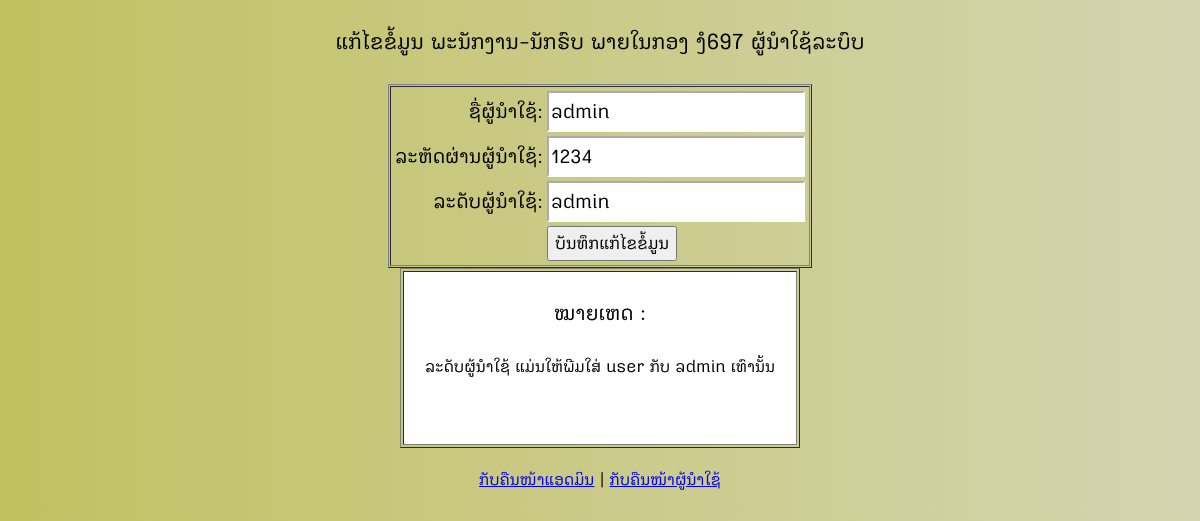
The app's page /backend/users/update.php?id_users=61 with its own data.
### tables this page shows
CREATE TABLE `tb_users` (
  `id_users` int(11) NOT NULL,
  `username_login` varchar(45) NOT NULL,
  `user_password` varchar(45) NOT NULL,
  `user_level` enum('admin','user') NOT NULL DEFAULT 'user',
  `user_registered` datetime DEFAULT NULL,
  `last_login` datetime DEFAULT NULL
);

### backend/users/update.php (the view, shortened to what this page needs)
<?php require_once('../../Connections/config.php'); ?>
<?php
if (!function_exists("GetSQLValueString")) {
function GetSQLValueString($theValue, $theType, $theDefinedValue = "", $theNotDefinedValue = "")
{
  $theValue = function_exists("mysql_real_escape_string") ? mysql_real_escape_string($theValue) : mysql_escape_string($theValue);
  switch ($theType) {
    case "long":
    case "int":
      $theValue = ($theValue != "") ? intval($theValue) : "NULL";
      break;
  }
  return $theValue;
}
}
$editFormAction = $_SERVER['PHP_SELF'];
if (isset($_SERVER['QUERY_STRING'])) {
  $editFormAction .= "?" . htmlentities($_SERVER['QUERY_STRING']);
}
$colname_update_users = "-1";
if (isset($_GET['id_users'])) {
  $colname_update_users = $_GET['id_users'];
}
$query_update_users = sprintf("SELECT * FROM tb_users WHERE id_users = %s", GetSQLValueString($colname_update_users, "int"));
$update_users = mysql_query($query_update_users, $config) or die(mysql_error());
$row_update_users = mysql_fetch_assoc($update_users);
?>
<!DOCTYPE html PUBLIC "-//W3C//DTD XHTML 1.0 Transitional//EN" "http://www.w3.org/TR/xhtml1/DTD/xhtml1-transitional.dtd">
<html xmlns="http://www.w3.org/1999/xhtml">
<head>
</head>
<body>
  <h3 align="center" class="font-header_user_update">ແກ້ໄຂຂໍ້ມູນ ພະນັກງານ-ນັກຮົບ ພາຍໃນກອງ ງໍ697 ຜູ້ນໍາໃຊ້ລະບົບ </h3>
<form action="<?php echo $editFormAction; ?>" method="post" name="form1" id="form1">
  <table width="200" border="1" align="center" cellpadding="1" cellspacing="1">
    <tr>
      <td><table align="center">
        <tr valign="baseline">
          <td align="right" nowrap="nowrap" class="font-user_update">ຊື່ຜູ້ນໍາໃຊ້:</td>
          <td><input name="username_login" type="text" class="font-input_user_update" value="<?php echo htmlentities($row_update_users['username_login'], ENT_COMPAT, 'utf-8'); ?>" size="32" /></td>
        </tr>
        <tr valign="baseline">
          <td align="right" nowrap="nowrap" class="font-user_update">ລະຫັດຜ່ານຜູ້ນໍາໃຊ້:</td>
          <td><input name="user_password" type="text" class="font-input_user_update" value="<?php echo htmlentities($row_update_users['user_password'], ENT_COMPAT, 'utf-8'); ?>" size="32" /></td>
        </tr>
        <tr valign="baseline">
          <td align="right" nowrap="nowrap" class="font-user_update">ລະດັບຜູ້ນໍາໃຊ້:</td>
          <td><input name="user_level" type="text" class="font-input_user_update" value="<?php echo htmlentities($row_update_users['user_level'], ENT_COMPAT, 'utf-8'); ?>" size="32" /></td>
        </tr>
        <tr valign="baseline">
          <td nowrap="nowrap" align="right">&nbsp;</td>
          <td><input type="submit" class="font-btn_user_update" value="ບັນທຶກແກ້ໄຂຂໍ້ມູນ" /></td>
        </tr>
      </table></td>
    </tr>
  </table>
</form>
<table width="400" height="80" border="1" align="center">
  <tr>
    <td valign="top" bgcolor="#FFFFFF">
    <p align="center" class="font-remark_user_update2">ໝາຍເຫດ :</p>
    <p align="center" class="font-remark_user_update1">ລະດັບຜູ້ນໍາໃຊ້ ແມ່ນໃຫ້ພີມໃສ່ user ກັບ admin ເທົານັ້ນ</p>
    <p align="center" class="font-remark_user_update1">&nbsp;</p></td>
  </tr>
</table>
<p align="center" class="font-footer_user_update"><a href="../admin/admin.php">ກັບຄືນໜ້າແອດມິນ</a> | <a href="show.php">ກັບຄືນໜ້າຜູ້ນໍາໃຊ້</a></p>
</body>
</html>

### backend/users/update.php (style rules this page uses)
body { background-image: linear-gradient(to right, #c1c161 0%, #c1c161 0%, #d4d4b1 100%); }
.font-header_user_update { font-family: boonbaan; font-size: 24px; font-style: normal; font-weight: normal; color: #000; }
.font-footer_user_update { font-family: boonbaan; font-size: 18px; font-style: normal; font-weight: normal; color: #000; }
.font-remark_user_update1 { font-family: boonbaan; font-size: 18px; font-style: normal; font-weight: normal; color: #000; }
.font-remark_user_update2 { font-family: boonbaan; font-size: 23px; font-style: normal; font-weight: normal; color: #000; }
.font-input_user_update { font-family: boonbaan; font-size: 21px; font-style: normal; font-weight: normal; color: #000; height: 35px; width: 250px; border-top-color: #FFF; border-right-color: #FFF; border-bottom-color: #FFF; border-left-color: #FFF; }
.font-btn_user_update { font-family: boonbaan; font-size: 19px; font-style: normal; font-weight: normal; color: #000; }
.font-user_update { font-family: boonbaan; font-size: 22px; font-style: normal; font-weight: normal; color: #000; }

### records on screen
tb_users: username_login "admin", user_password "1234", user_level "admin"
